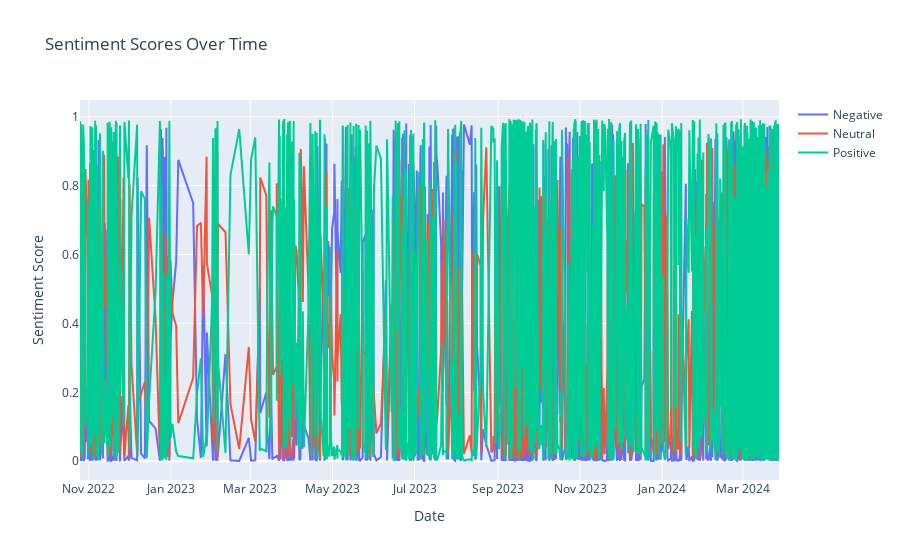

Notebook cell for this chart:
### Code cell
import pandas as pd
import plotly.graph_objects as go
from plotly.subplots import make_subplots

# Load your CSV file
data = pd.read_csv('C:\Data Science\data\Rishi oct 22 to mar 24.csv')

# Convert 'PublishedAt' to datetime format
data['PublishedAt'] = pd.to_datetime(data['PublishedAt'])

# Sort data by date
data_sorted = data.sort_values('PublishedAt')

# Create subplots
fig = make_subplots(specs=[[{"secondary_y": False}]])

# Add traces for negative, neutral, and positive sentiments
fig.add_trace(go.Scatter(x=data_sorted['PublishedAt'], y=data_sorted['roberta_neg'],
                         mode='lines', name='Negative'), secondary_y=False)

fig.add_trace(go.Scatter(x=data_sorted['PublishedAt'], y=data_sorted['roberta_neu'],
                         mode='lines', name='Neutral'), secondary_y=False)

fig.add_trace(go.Scatter(x=data_sorted['PublishedAt'], y=data_sorted['roberta_pos'],
                         mode='lines', name='Positive'), secondary_y=False)

# Set plot layout
fig.update_layout(title_text='Sentiment Scores Over Time',
                  xaxis_title='Date',
                  yaxis_title='Sentiment Score')

# Display the plot
fig.show()

### Figure 1 — Plotly figure (JSON) as saved in the notebook; plotly's stock layout.template omitted (floating-point values rounded to 4 significant figures; data arrays with more than 128 entries replaced by an {"elided": "..."} marker saying what was removed)
{"data": [{"mode": "lines", "name": "Negative", "type": "scatter", "x": {"elided": "2223 str values"}, "xaxis": "x", "y": {"elided": "2223 float values"}, "yaxis": "y"}, {"mode": "lines", "name": "Neutral", "type": "scatter", "x": {"elided": "2223 str values"}, "xaxis": "x", "y": {"elided": "2223 float values"}, "yaxis": "y"}, {"mode": "lines", "name": "Positive", "type": "scatter", "x": {"elided": "2223 str values"}, "xaxis": "x", "y": {"elided": "2223 float values"}, "yaxis": "y"}], "layout": {"title": {"text": "Sentiment Scores Over Time"}, "xaxis": {"anchor": "y", "domain": [0, 1], "title": {"text": "Date"}}, "yaxis": {"anchor": "x", "domain": [0, 1], "title": {"text": "Sentiment Score"}}}}
